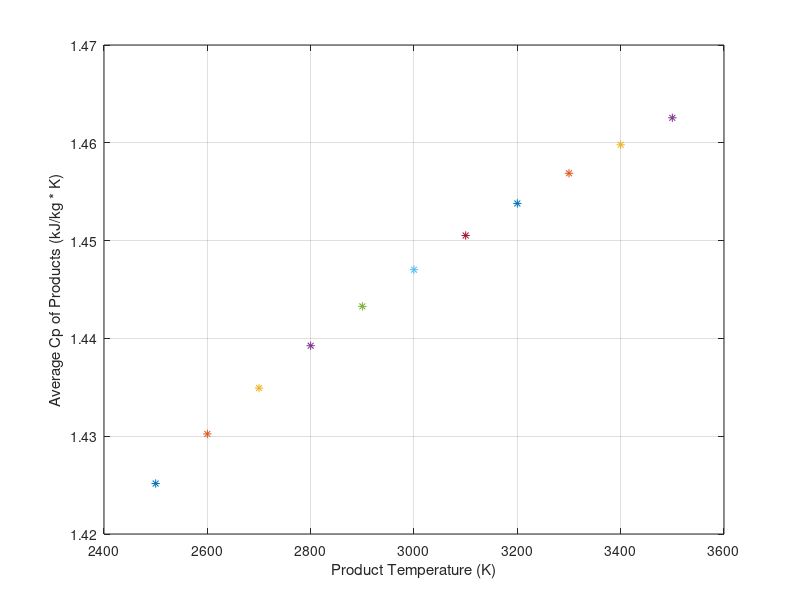
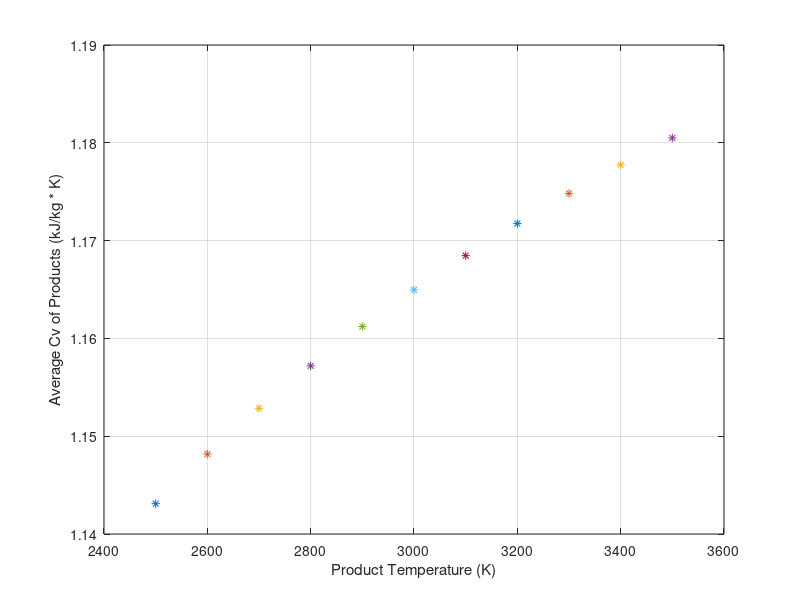
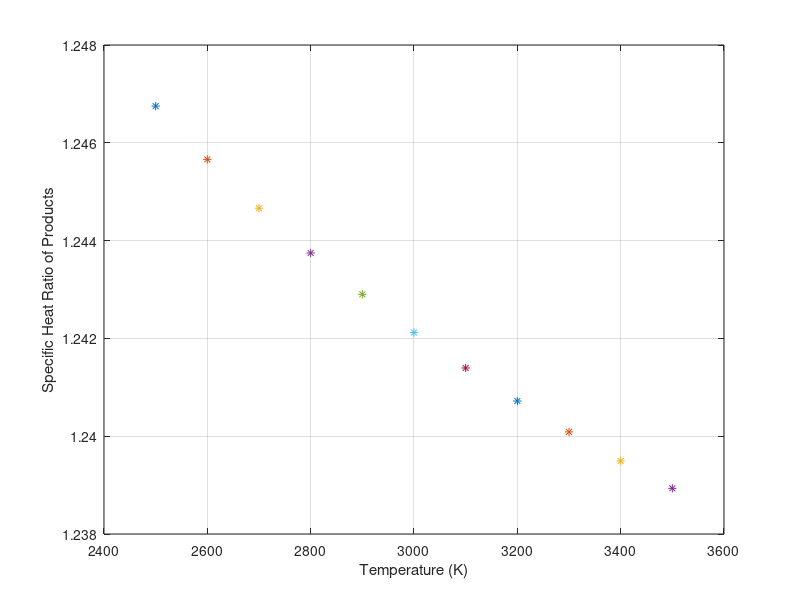

These figures' MATLAB source, in order:
% -------------- Flame Temp Manual / UCF CAPSTONE PROJECT -------------- %
% File Name: PlotData.m 
%
% File Description: 
% Plots all results
% 
% Name            Date      SCR  Description
% --------------  --------  ---  ------------------------------
% Nathan Stark    04/01/21  ---  Initial Creation 
% ---------------------------------------------------------------------- %

%Ideal gas variable calculator
clc; clear; close all;

%----------ABS------------%

    molf = 1; %Moles of fuel (stoichiometric)
    molair = 24.107;
    molh2o = 2.425;
    molco2 = 3.85;
    moln2 = 19.26;
    
    molr = molf + molair;
    molp = molh2o + molco2 + moln2;
    
    %Molecular weights needed (kg/kmol)
    %Reactants
    mwabs = 57.07;
    mwair = 28.96;
    
    %Products
    mwh2o = 18.02;
    mwco2 = 44.01;
    mwn2 = 28.013;

    cpair = 29.67; 
    i = 1;
for (temp = 2500:100:3500)
    
    fprintf("Temp = %d", temp);
     cpabs = 1.423; %Average value given, won't change with temperature

    %Molar Cp values
    mcpabs = cpabs*mwabs;
    mcpair = cpair;

    %Molar CP must be calculated for high temperatures
    x = temp/100;
    mcph2o = 143.05 - (183.54 * (x^0.25)) + (82.751 * (x^ 0.5)) - (3.6989 * x);
    mcpco2 = -3.7357 + (30.529 * (x^0.5)) - (4.1034 * x) + (.024198 * (x^2));
    mcpn2 = 39.06 - (512.79 * (x^(-1.5))) + (1072.7 * (x^(-2))) - (820.4 * (x^(-3)));
    
    %Molar basis to mass basis
    cph2o = mcph2o/mwh2o;    %kJ/Kg
    cpco2 = mcpco2/mwco2;
    cpn2 = mcpn2/mwn2;
    
    %Mass Fractions
    massh2o = molh2o * mwh2o;
    massco2 = molco2 * mwco2;
    massn2 = moln2 * mwn2;
    
    massp = massh2o + massco2 + massn2;
    
    mafh2o = massh2o/massp;
    mafco2 = massco2/massp;
    mafn2 = massn2/massp;
        
    
    %Sum Mass Fraction Cp values
    macpp = (mafh2o * cph2o) + (mafco2 * cpco2) + (mafn2 * cpn2);

    %---IDEAL GAS VALUES---%

    Ru = 8.314; %kJ/kmol * K
    R_abs = Ru/mwabs;
    R_air = Ru/mwair;
    R_h2o = Ru/mwh2o;
    R_co2 = Ru/mwco2;
    R_n2 = Ru/mwn2

    Cv_h2o = cph2o - R_h2o;
    Cv_co2 = cpco2 - R_co2;
    Cv_n2 = cpn2 - R_n2;

    % Sum Mass Fraction of Cv Values
    macvp = (mafh2o * Cv_h2o) + (mafco2 * Cv_co2) + (mafn2 * Cv_n2);

    k = macpp/macvp;
    
    figure(5)
    plot(temp, macpp, '*'); hold on
    grid on;
    xlabel('Product Temperature (K)');
    ylabel('Average Cp of Products (kJ/kg * K)');

    figure(6)
    plot(temp, macvp, '*'); hold on
    grid on;
    xlabel('Product Temperature (K)');
    ylabel('Average Cv of Products (kJ/kg * K)');

    figure(7)
    plot(temp, k, '*'); hold on
    grid on;
    xlabel('Temperature (K)');
    ylabel('Specific Heat Ratio of Products');
end

    